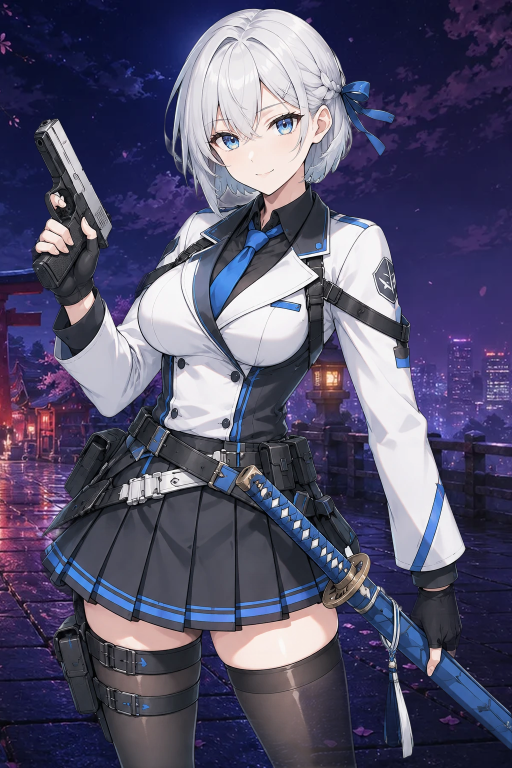
#> input picture pipeline/lab-assets/mascot-frames/aya_frame.png, 1024 x 1536 px, found by its file name (shown at 1/2 size)
$ python mascot_greet_mids.py
#> lines starting #> are read from the running program, lines starting #| are printed output that depends on the picture; after the words box and inside, x2 and y2 are one past the last pixel; in counts of white or black regions, pixels touching at a corner belong together
#> in run, src is the input picture: PIL image 1024x1536 RGB; mean R, G, B 84.3, 81.3, 107.9
"""看板娘进门招呼的中间帧。

首帧和末帧都是现成的身份静帧。中间帧只改一只手：
  绫：左手离开刀鞘，握拳抵在领口，算正式问候。手枪和刀留在原处。
  凛音：右手沿刀柄上滑到护手前，像要出鞘。刀不出鞘，另一只手不动。
接口不保证 mask 外像素不动，所以结果会把 mask 外整块贴回原图。
"""

import base64
import json
import subprocess
import sys
from pathlib import Path

import numpy as np
from PIL import Image, ImageDraw, ImageFilter

from masked_edit import BASE, KEY, PROXY, UA

ROOT = Path(r"E:\deepseek工作区\game-lab\assets")
FRAMES = ROOT / "mascot-frames"


def mask_rgba(src: Image.Image, polygon, locks) -> Image.Image:
    layer = Image.new("L", src.size, 0)
#> layer: PIL image 1024x1536 L; every value is 0
    ImageDraw.Draw(layer).polygon(polygon, fill=255)
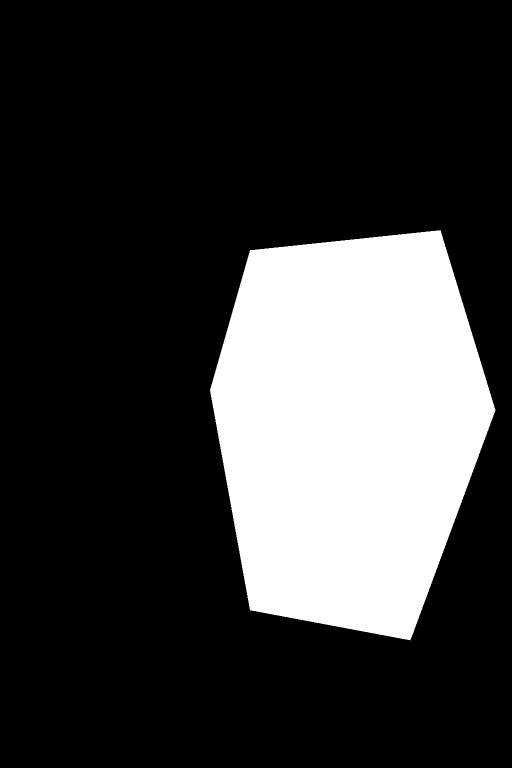
#> layer: PIL image 1024x1536 L (shown at 1/2 size); 22.6% white; 1 white region, box (x1, y1, x2, y2) and area: (420, 460, 991, 1281) 355301
    arr = np.array(layer)
    for box in locks:
        x0, y0, x1, y1 = box
        arr[y0:y1, x0:x1] = 0
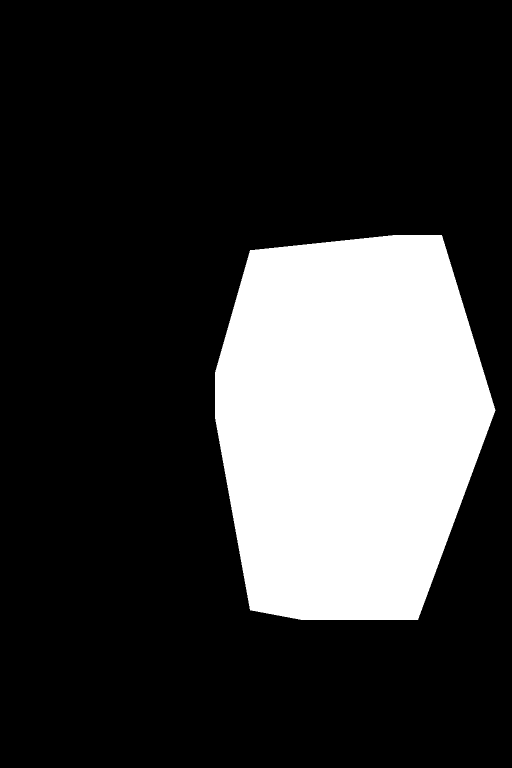
#> arr: shape (1536, 1024) (shown at 1/2 size); 22.2% white; 1 white region, box (x1, y1, x2, y2) and area: (430, 470, 991, 1240) 349686
    layer = Image.fromarray(arr).filter(ImageFilter.MaxFilter(5))
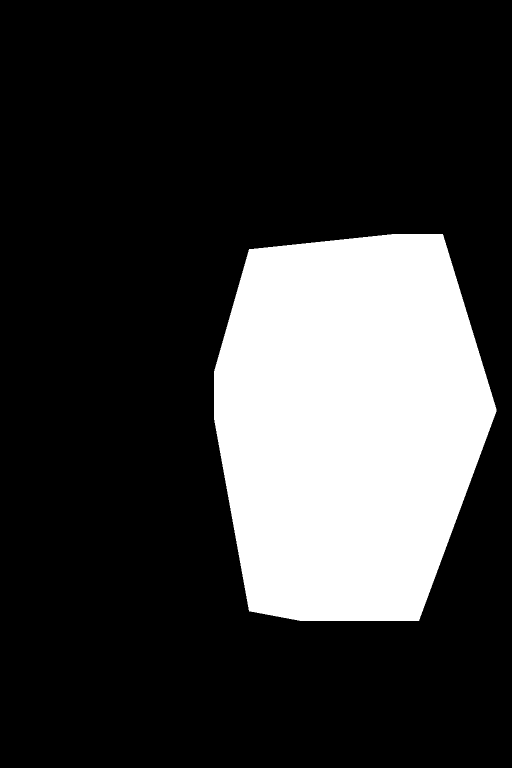
#> layer: PIL image 1024x1536 L (shown at 1/2 size); 22.6% white; 1 white region, box (x1, y1, x2, y2) and area: (428, 468, 993, 1242) 355026
    rgba = Image.new("RGBA", src.size, (0, 0, 0, 0))
#> rgba: PIL image 1024x1536 RGBA; every value is 0
    white = Image.new("RGBA", src.size, (255, 255, 255, 255))
#> white: PIL image 1024x1536 RGBA; every value is 255
    return Image.composite(white, rgba, layer)


def restore_outside(original: Image.Image, edited: Image.Image, mask: Image.Image) -> Image.Image:
    src = original.convert("RGB")
    dst = edited.convert("RGB").resize(src.size, Image.Resampling.LANCZOS)
    keep = mask.split()[-1].resize(src.size, Image.Resampling.NEAREST)
    return Image.composite(dst, src, keep)


JOBS = {
    "aya": {
        "src": FRAMES / "aya_frame.png",
        "out": ROOT / "keyframes" / "aya-greet",
        "polygon": [(500, 500), (880, 460), (990, 820), (820, 1280), (500, 1220), (420, 780)],
        "locks": [(0, 0, 1024, 470), (0, 0, 430, 1536), (0, 1240, 1024, 1536)],
        "prompt": (
            "Inside the white masked area only, raise her left hand from the katana hilt "
            "to her collar in a small formal salute. The black glove stays fully closed, "
            "all fingers hidden, no skin, no fingernails, no extra fingers. "
            "Erase that hand from its old place on the hilt. "
            "Keep exactly one katana sheathed at her hip. Do not draw the blade and do not add a second sword. "
            "The white jacket and blue trim stay the same. No text, no watermark, no blur."
        ),
    },
    "rion": {
        "src": FRAMES / "rion_frame.png",
        "out": ROOT / "keyframes" / "rion-greet",
        "polygon": [(150, 500), (560, 440), (640, 760), (500, 1040), (180, 980), (90, 720)],
        "locks": [(0, 0, 1024, 430), (640, 0, 1024, 1536), (0, 1080, 1024, 1536)],
        "prompt": (
            "Inside the white masked area only, slide her right hand up the same katana "
            "until the closed black glove rests on the guard, as if she is one motion away from drawing. "
            "All fingers stay hidden inside the glove. No open palm, no peace sign, no extra fingers. "
            "Erase the hand from its old place on the handle. "
            "The blade stays inside the scabbard. Exactly one sword, do not add another. "
            "No text, no watermark, no blur."
        ),
    },
}


def call(image: Path, mask: Path, prompt: str) -> dict:
    cmd = [
        "curl.exe", "-s", "--proxy", PROXY, "--max-time", "420", "-A", UA,
        "-X", "POST", f"{BASE}/images/edits",
        "-H", f"Authorization: Bearer {KEY}",
        "-F", "model=gpt-image-2.5",
        "-F", f"image=@{image}",
        "-F", f"mask=@{mask}",
        "-F", f"prompt={prompt}",
        "-F", "size=1024x1536",
        "-F", "n=1",
    ]
    r = subprocess.run(cmd, capture_output=True, text=True, encoding="utf-8", errors="replace")
    out = (r.stdout or "").strip()
    if not out.startswith("{"):
        raise SystemExit(f"非 JSON 响应: {out[:300]}")
    j = json.loads(out)
    if "data" not in j:
        raise SystemExit(f"接口报错: {json.dumps(j, ensure_ascii=False)[:400]}")
    return j


def run(name: str) -> int:
    job = JOBS[name]
    out = job["out"]
    out.mkdir(parents=True, exist_ok=True)
    src = Image.open(job["src"]).convert("RGB")
    mask = mask_rgba(src, job["polygon"], job["locks"])
    mask.save(out / "mask.png")
    src.save(out / "01-start.png")
    src.save(out / "03-end.png")
    covered = int((np.array(mask.split()[-1]) > 127).mean() * 100)
#> covered = 22
    print(f"{name} mask 覆盖 {covered}%", flush=True)
#| aya mask 覆盖 22%
    print(f"{name} 调用 /images/edits ...", flush=True)
    resp = call(out / "01-start.png", out / "mask.png", job["prompt"])
    raw = base64.b64decode(resp["data"][0]["b64_json"])
    edited = out / "02-raw.png"
    edited.write_bytes(raw)
    mid = restore_outside(src, Image.open(edited), mask)
    mid.save(out / "02-mid.png")
    print(f"{name} 中间帧 { (out / '02-mid.png').stat().st_size / 1024:.0f} KB", flush=True)
    return 0


if __name__ == "__main__":
    who = sys.argv[1:] or ["aya", "rion"]
    for name in who:
        run(name)
#> (the call stopped at in call, `r = subprocess.run(cmd, capture_output=True, text=True, encoding="utf-..`: subprocess is not available in this run)
#> (the run stopped early here; a loop or call above may not have finished)
